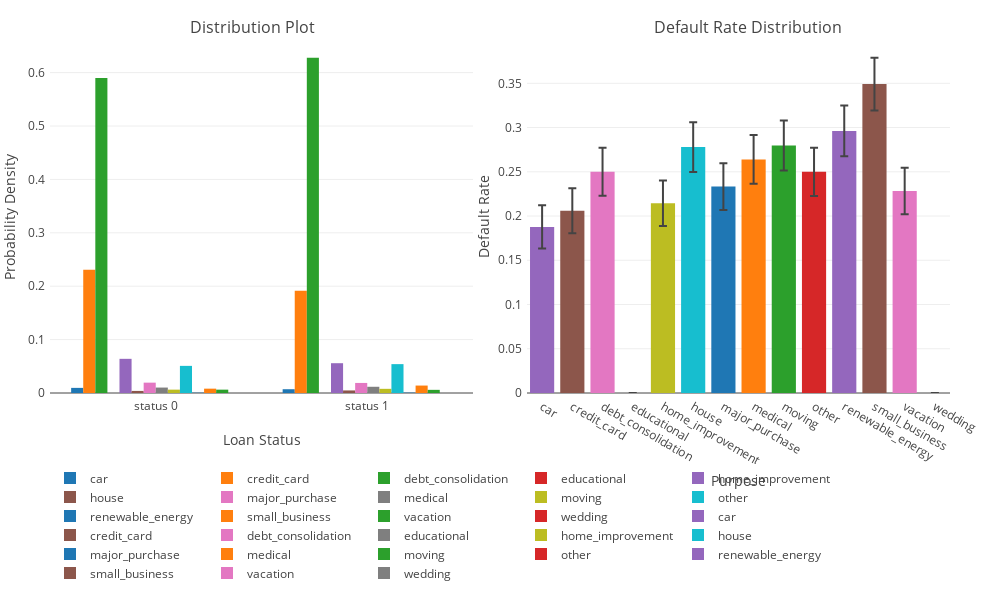

The code cell stored with this chart in its notebook:
### Code cell
# purpose
feature = 'purpose'
iplot(categorical_plot(data=train, feature=feature, width=1000, height=600))

### Figure 1 — Plotly figure (JSON) as saved in the notebook; plotly's stock layout.template omitted (floating-point values rounded to 4 significant figures)
{"data": [{"name": "car", "type": "bar", "uid": "fbf887ca-9052-11e8-9865-88e9fe51b829", "x": ["status 0", "status 1"], "xaxis": "x", "y": [0.009595, 0.007079], "yaxis": "y"}, {"name": "credit_card", "type": "bar", "uid": "fbfafe88-9052-11e8-82be-88e9fe51b829", "x": ["status 0", "status 1"], "xaxis": "x", "y": [0.2309, 0.1913], "yaxis": "y"}, {"name": "debt_consolidation", "type": "bar", "uid": "fbfd7ff0-9052-11e8-8e02-88e9fe51b829", "x": ["status 0", "status 1"], "xaxis": "x", "y": [0.5899, 0.628], "yaxis": "y"}, {"name": "educational", "type": "bar", "uid": "fc00273a-9052-11e8-8407-88e9fe51b829", "x": ["status 0", "status 1"], "xaxis": "x", "y": [1.818e-06, null], "yaxis": "y"}, {"name": "home_improvement", "type": "bar", "uid": "fc02b198-9052-11e8-918a-88e9fe51b829", "x": ["status 0", "status 1"], "xaxis": "x", "y": [0.06399, 0.05581], "yaxis": "y"}, {"name": "house", "type": "bar", "uid": "fc0588ba-9052-11e8-a906-88e9fe51b829", "x": ["status 0", "status 1"], "xaxis": "x", "y": [0.003902, 0.004797], "yaxis": "y"}, {"name": "major_purchase", "type": "bar", "uid": "fc08fc22-9052-11e8-9a82-88e9fe51b829", "x": ["status 0", "status 1"], "xaxis": "x", "y": [0.01938, 0.01883], "yaxis": "y"}, {"name": "medical", "type": "bar", "uid": "fc0dbc26-9052-11e8-ba65-88e9fe51b829", "x": ["status 0", "status 1"], "xaxis": "x", "y": [0.01018, 0.01167], "yaxis": "y"}, {"name": "moving", "type": "bar", "uid": "fc1293b8-9052-11e8-86e2-88e9fe51b829", "x": ["status 0", "status 1"], "xaxis": "x", "y": [0.006299, 0.007811], "yaxis": "y"}, {"name": "other", "type": "bar", "uid": "fc17609e-9052-11e8-bb13-88e9fe51b829", "x": ["status 0", "status 1"], "xaxis": "x", "y": [0.05081, 0.05407], "yaxis": "y"}, {"name": "renewable_energy", "type": "bar", "uid": "fc1b0b74-9052-11e8-b886-88e9fe51b829", "x": ["status 0", "status 1"], "xaxis": "x", "y": [0.0005619, 0.000755], "yaxis": "y"}, {"name": "small_business", "type": "bar", "uid": "fc1ec4c6-9052-11e8-bc19-88e9fe51b829", "x": ["status 0", "status 1"], "xaxis": "x", "y": [0.00813, 0.01393], "yaxis": "y"}, {"name": "vacation", "type": "bar", "uid": "fc21be88-9052-11e8-b1dc-88e9fe51b829", "x": ["status 0", "status 1"], "xaxis": "x", "y": [0.00627, 0.005924], "yaxis": "y"}, {"name": "wedding", "type": "bar", "uid": "fc25d4d2-9052-11e8-af7b-88e9fe51b829", "x": ["status 0", "status 1"], "xaxis": "x", "y": [2.364e-05, null], "yaxis": "y"}, {"error_y": {"array": [0.02448], "visible": true}, "name": "car", "type": "bar", "uid": "fc3444fe-9052-11e8-a6cf-88e9fe51b829", "x": ["car"], "xaxis": "x2", "y": [0.1877], "yaxis": "y2"}, {"error_y": {"array": [0.02536], "visible": true}, "name": "credit_card", "type": "bar", "uid": "fc36bca2-9052-11e8-ab37-88e9fe51b829", "x": ["credit_card"], "xaxis": "x2", "y": [0.206], "yaxis": "y2"}, {"error_y": {"array": [0.02715], "visible": true}, "name": "debt_consolidation", "type": "bar", "uid": "fc394ab4-9052-11e8-8c8d-88e9fe51b829", "x": ["debt_consolidation"], "xaxis": "x2", "y": [0.25], "yaxis": "y2"}, {"error_y": {"array": [null], "visible": true}, "name": "educational", "type": "bar", "uid": "fc3bc61e-9052-11e8-b211-88e9fe51b829", "x": ["educational"], "xaxis": "x2", "y": [0], "yaxis": "y2"}, {"error_y": {"array": [0.02574], "visible": true}, "name": "home_improvement", "type": "bar", "uid": "fc3f1f28-9052-11e8-8bc8-88e9fe51b829", "x": ["home_improvement"], "xaxis": "x2", "y": [0.2145], "yaxis": "y2"}, {"error_y": {"array": [0.0281], "visible": true}, "name": "house", "type": "bar", "uid": "fc41de3e-9052-11e8-a961-88e9fe51b829", "x": ["house"], "xaxis": "x2", "y": [0.2779], "yaxis": "y2"}, {"error_y": {"array": [0.02652], "visible": true}, "name": "major_purchase", "type": "bar", "uid": "fc449692-9052-11e8-b3b6-88e9fe51b829", "x": ["major_purchase"], "xaxis": "x2", "y": [0.2333], "yaxis": "y2"}, {"error_y": {"array": [0.02764], "visible": true}, "name": "medical", "type": "bar", "uid": "fc47589e-9052-11e8-b483-88e9fe51b829", "x": ["medical"], "xaxis": "x2", "y": [0.264], "yaxis": "y2"}, {"error_y": {"array": [0.02815], "visible": true}, "name": "moving", "type": "bar", "uid": "fc49c798-9052-11e8-ba07-88e9fe51b829", "x": ["moving"], "xaxis": "x2", "y": [0.2797], "yaxis": "y2"}, {"error_y": {"array": [0.02715], "visible": true}, "name": "other", "type": "bar", "uid": "fc4c7562-9052-11e8-afb5-88e9fe51b829", "x": ["other"], "xaxis": "x2", "y": [0.2499], "yaxis": "y2"}, {"error_y": {"array": [0.02866], "visible": true}, "name": "renewable_energy", "type": "bar", "uid": "fc4f6fb8-9052-11e8-9059-88e9fe51b829", "x": ["renewable_energy"], "xaxis": "x2", "y": [0.2961], "yaxis": "y2"}, {"error_y": {"array": [0.02989], "visible": true}, "name": "small_business", "type": "bar", "uid": "fc51bf1e-9052-11e8-b0f1-88e9fe51b829", "x": ["small_business"], "xaxis": "x2", "y": [0.3491], "yaxis": "y2"}, {"error_y": {"array": [0.02632], "visible": true}, "name": "vacation", "type": "bar", "uid": "fc5443da-9052-11e8-88a0-88e9fe51b829", "x": ["vacation"], "xaxis": "x2", "y": [0.2283], "yaxis": "y2"}, {"error_y": {"array": [null], "visible": true}, "name": "wedding", "type": "bar", "uid": "fc56c812-9052-11e8-b312-88e9fe51b829", "x": ["wedding"], "xaxis": "x2", "y": [0], "yaxis": "y2"}], "layout": {"annotations": [{"font": {"size": 16}, "showarrow": false, "text": "Distribution Plot", "x": 0.225, "xanchor": "center", "xref": "paper", "y": 1, "yanchor": "bottom", "yref": "paper"}, {"font": {"size": 16}, "showarrow": false, "text": "Default Rate Distribution", "x": 0.775, "xanchor": "center", "xref": "paper", "y": 1, "yanchor": "bottom", "yref": "paper"}], "height": 600, "legend": {"orientation": "h", "xanchor": "auto", "y": -0.2}, "margin": {"b": 50, "l": 50, "pad": 4, "r": 50, "t": 40}, "width": 1000, "xaxis": {"anchor": "y", "domain": [0, 0.47], "title": "Loan Status"}, "xaxis2": {"anchor": "y2", "domain": [0.53, 1], "title": "Purpose"}, "yaxis": {"anchor": "x", "domain": [0, 1], "title": "Probability Density"}, "yaxis2": {"anchor": "x2", "domain": [0, 1], "title": "Default Rate"}}}
